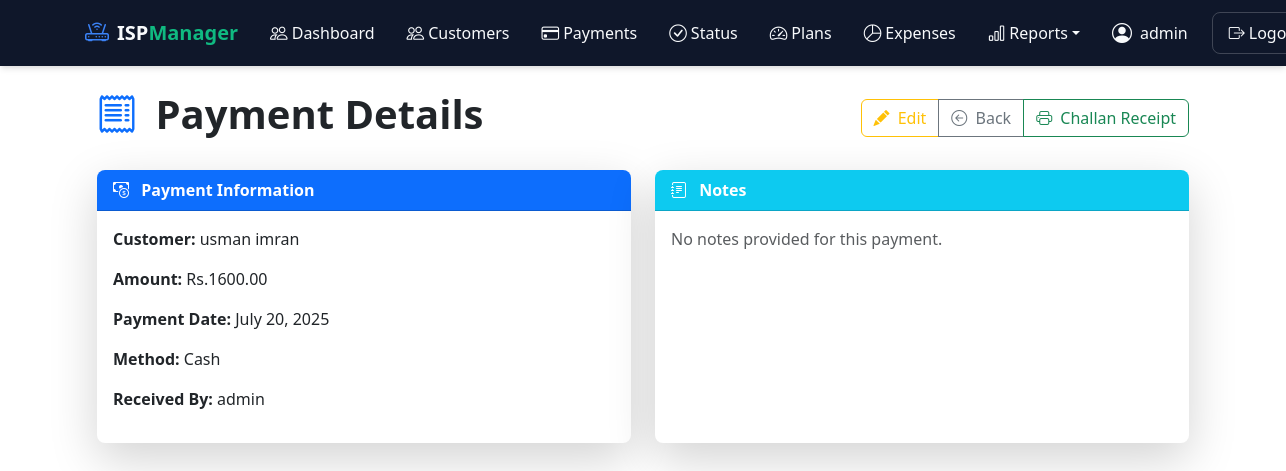
The page /payments/4/ (signed in) on the database its author committed.
### customers/models.py (models this page shows, shortened)
class Payment(models.Model):
    METHOD_CHOICES = [
        ('cash', 'Cash'),
        ('bank', 'Bank Transfer'),
        ('card', 'Credit Card'),
        ('mobile', 'Mobile Payment'),
    ]
    customer = models.ForeignKey(Customer, on_delete=models.CASCADE, related_name='payments')
    amount = models.DecimalField(max_digits=10, decimal_places=2)
    payment_date = models.DateField()
    month_for = models.DateField(default=date.today)  # month being paid for
    method = models.CharField(max_length=10, choices=METHOD_CHOICES)
    received_by = models.ForeignKey(User, on_delete=models.PROTECT)
    class Meta:
        unique_together = ('customer', 'month_for')
    PAYMENT_METHODS = [
        ('cash', 'Cash'),
        ('bank', 'Bank Transfer'),
        ('card', 'Credit Card'),
        ('mobile', 'Mobile Payment'),
    ]
    customer = models.ForeignKey(Customer, on_delete=models.CASCADE, related_name='payments')
    amount = models.DecimalField(max_digits=10, decimal_places=2, validators=[MinValueValidator(0)])
    payment_date = models.DateField()
    method = models.CharField(max_length=10, choices=PAYMENT_METHODS)
    received_by = models.ForeignKey(User, on_delete=models.PROTECT)
    notes = models.TextField(blank=True, null=True)
    invoice_number = models.CharField(max_length=20, unique=True)

class Customer(models.Model):
    STATUS_CHOICES = [
        ('active', 'Active'),
        ('inactive', 'Inactive'),
        ('suspended', 'Suspended'),
    ]
    username = models.CharField(
        max_length=50,
        unique=True,
        help_text="Unique username for customer login"
    )
    first_name = models.CharField(max_length=100)
    last_name = models.CharField(max_length=100)
    join_date = models.DateField(default=timezone.now)
    phone = models.CharField(max_length=20)
    service_plan = models.ForeignKey(
        'ServicePlan',
        on_delete=models.SET_NULL,
        null=True,
        blank=True
    )
    service_installation_date = models.DateField(null=True, blank=True)
    status = models.CharField(
        max_length=10,
        choices=STATUS_CHOICES,
        default='active'
    )
    id_card_front = models.ImageField(
        upload_to=customer_id_upload_path,
        validators=[FileExtensionValidator(['jpg', 'jpeg', 'png'])],
        verbose_name="ID Card Front",
        blank=True,
        null=True
    )
    id_card_back = models.ImageField(
        upload_to=customer_id_upload_path,
        validators=[FileExtensionValidator(['jpg', 'jpeg', 'png'])],
        verbose_name="ID Card Back",
        blank=True,
        null=True
    )
    created_at = models.DateTimeField(auto_now_add=True)
    updated_at = models.DateTimeField(auto_now=True)
    class Meta:
        ordering = ['-join_date']
        verbose_name = "Customer"
        verbose_name_plural = "Customers"

### customers/views.py (the view)
# urls.py: path('payments/<int:pk>/', PaymentDetailView.as_view(), name='payment_detail'),
class PaymentDetailView(LoginRequiredMixin, DetailView):
    model = Payment
    template_name = 'customers/payment_detail.html'
    context_object_name = 'payment'

### templates/customers/payment_detail.html (shortened to what this page needs)
{% extends "base.html" %}
{% block content %}
<div class="container animate__animated animate__fadeIn">
    <div class="d-flex justify-content-between align-items-center mb-4">
        <h1 class="fw-bold text-dark">
            <i class="bi bi-receipt text-primary me-2"></i>
            Payment Details
        </h1>
        <div class="btn-group">
            <a href="{% url 'payment_update' payment.pk %}" class="btn btn-outline-warning hover-scale">
                <i class="bi bi-pencil-fill me-1"></i> Edit
            </a>
            <a href="{% url 'payment_list' %}" class="btn btn-outline-secondary hover-scale">
                <i class="bi bi-arrow-left-circle me-1"></i> Back
            </a>
            <a href="{% url 'payment_challan' payment.pk %}" target="_blank" class="btn btn-outline-success hover-scale">
                <i class="bi bi-printer me-1"></i> Challan Receipt
            </a>
        </div>
    </div>
    <div class="row g-4">
        <div class="col-md-6">
            <div class="card border-0 shadow-lg">
                <div class="card-header bg-primary text-white fw-bold">
                    <i class="bi bi-cash-coin me-2"></i> Payment Information
                </div>
                <div class="card-body">
                    <p><strong>Customer:</strong> {{ payment.customer.first_name }} {{ payment.customer.last_name }}</p>
                    <p><strong>Amount:</strong> Rs.{{ payment.amount }}</p>
                    <p><strong>Payment Date:</strong> {{ payment.payment_date|date:"F j, Y" }}</p>
                    <p><strong>Method:</strong> {{ payment.get_method_display }}</p>
                    <p><strong>Received By:</strong> {{ payment.received_by.get_full_name|default:payment.received_by.username }}</p>
                </div>
            </div>
        </div>
        <div class="col-md-6">
            <div class="card border-0 shadow-lg h-100">
                <div class="card-header bg-info text-white fw-bold">
                    <i class="bi bi-journal-text me-2"></i> Notes
                </div>
                <div class="card-body">
                    {% if payment.notes %}
                        <p>{{ payment.notes|linebreaks }}</p>
                    {% else %}
                        <p class="text-muted">No notes provided for this payment.</p>
                    {% endif %}
                </div>
            </div>
        </div>
    </div>
</div>
{% endblock %}

### templates/base.html (shortened to what this page needs)
<!DOCTYPE html>
<html lang="en">
<head>
    <link href="https://cdn.jsdelivr.net/npm/bootstrap@5.3.0/dist/css/bootstrap.min.css" rel="stylesheet">
    <link rel="stylesheet" href="https://cdn.jsdelivr.net/npm/bootstrap-icons@1.11.1/font/bootstrap-icons.css">
    <link rel="stylesheet" href="https://cdnjs.cloudflare.com/ajax/libs/animate.css/4.1.1/animate.min.css" />
</head>
<body>
<nav class="navbar navbar-expand-lg navbar-dark fixed-top">
    <div class="container">
        <a class="navbar-brand" href="{% url 'dashboard' %}">
            <div class="logo-container">
                <i class="bi bi-router me-2"></i>
                <span class="brand-text">ISP<span class="brand-highlight">Manager</span></span>
            </div>
        </a>
        <div class="collapse navbar-collapse" id="navbarMain">
            <ul class="navbar-nav me-auto">
                <li class="nav-item">
                    <a class="nav-link" href="{% url 'dashboard' %}">
                        <i class="bi bi-people me-1"></i>
                        <span>Dashboard</span>
                    </a>
                </li>
                <li class="nav-item">
                    <a class="nav-link" href="{% url 'customer_list' %}">
                        <i class="bi bi-people me-1"></i>
                        <span>Customers</span>
                    </a>
                </li>
                <li class="nav-item">
                    <a class="nav-link" href="{% url 'payment_list' %}">
                        <i class="bi bi-credit-card me-1"></i>
                        <span>Payments</span>
                    </a>
                </li>
                <li class="nav-item">
                    <a class="nav-link" href="{% url 'payment_status' %}">
                        <i class="bi bi-check-circle me-1"></i>
                        <span>Status</span>
                    </a>
                </li>
                <li class="nav-item">
                    <a class="nav-link" href="{% url 'service_plan_list' %}">
                        <i class="bi bi-speedometer2 me-1"></i>
                        <span>Plans</span>
                    </a>
                </li>
                <li class="nav-item">
                    <a class="nav-link" href="{% url 'expense_dashboard' %}">
                        <i class="bi bi-pie-chart me-1"></i>
                        <span>Expenses</span>
                    </a>
                </li>
                <li class="nav-item dropdown">
                    <a class="nav-link dropdown-toggle" href="#" id="reportsDropdown" data-bs-toggle="dropdown">
                        <i class="bi bi-bar-chart me-1"></i>
                        <span>Reports</span>
                    </a>
                </li>
            </ul>
            <div class="user-section">
                <div class="user-greeting">
                    <i class="bi bi-person-circle me-2"></i>
                    <span>{{ request.user.username }}</span>
                </div>
                {% if user.is_authenticated %}
                <form method="post" action="{% url 'logout' %}">
                    <button type="submit" class="logout-btn">
                        <i class="bi bi-box-arrow-right me-1"></i>
                        <span>Logout</span>
                    </button>
                </form>
                {% endif %}
            </div>
        </div>
    </div>
</nav>
    <div class="container mt-4">
        {% block content %}{% endblock %}
    </div>
</body>
</html>

### templates/base.html (style rules this page uses)
:root { --primary: #4e73df; --secondary: #858796; --success: #1cc88a; --info: #36b9cc; --warning: #f6c23e; --danger: #e74a3b; --light: #f8f9fc; --dark: #5a5c69; }
.hover-scale { transition: all 0.2s ease; }
.card { border-radius: 0.5rem; overflow: hidden; transition: all 0.3s ease; }
.hover-scale { transition: transform 0.2s ease; }
.card { transition: box-shadow 0.3s ease; }
.animate__animated { animation-duration: 0.6s; }
.card { border-radius: 0.5rem; overflow: hidden; }
:root { --primary-color: #2563eb; --primary-dark: #1e40af; --primary-light: #3b82f6; --accent-color: #10b981; --text-light: #f8fafc; --text-dark: #1e293b; --bg-dark: #0f172a; --bg-light: #ffffff; --transition: all 0.25s cubic-bezier(0.4, 0, 0.2, 1); }
.navbar { position: sticky; top: 0; z-index: 1030; }
nav { background-color: var(--bg-dark); box-shadow: 0 4px 6px -1px rgba(0, 0, 0, 0.1), 0 2px 4px -1px rgba(0, 0, 0, 0.06); padding: 0.75rem 1rem; transition: var(--transition); }
.logo-container { display: flex; align-items: center; transition: var(--transition); }
.logo-container i { font-size: 1.5rem; color: var(--primary-light); transition: var(--transition); }
.brand-text { font-weight: 600; font-size: 1.25rem; color: var(--text-light); }
.brand-highlight { color: var(--accent-color); }
.nav-item { position: relative; margin: 0 0.5rem; }
.nav-link { display: flex; align-items: center; color: var(--text-light); padding: 0.75rem 1rem; font-weight: 500; transition: var(--transition); }
.nav-link i { font-size: 1.1rem; margin-right: 0.5rem; transition: var(--transition); }
.user-section { display: flex; align-items: center; margin-left: 1rem; }
.user-greeting { display: flex; align-items: center; color: var(--text-light); margin-right: 1.5rem; font-weight: 500; transition: var(--transition); }
.user-greeting i { font-size: 1.25rem; }
.logout-btn { background-color: transparent; border: 1px solid rgba(255, 255, 255, 0.2); color: var(--text-light); padding: 0.5rem 1rem; border-radius: 0.5rem; display: flex; align-items: center; font-weight: 500; transition: var(--transition); }

### rows shown on the page
Payment: customer.first_name "usman", customer.last_name "imran", amount "1600.00", payment_date "July 20, 2025", method "Cash", received_by.get_full_name "admin"

### other values the page prints
{{ request.user.username }} "admin"
